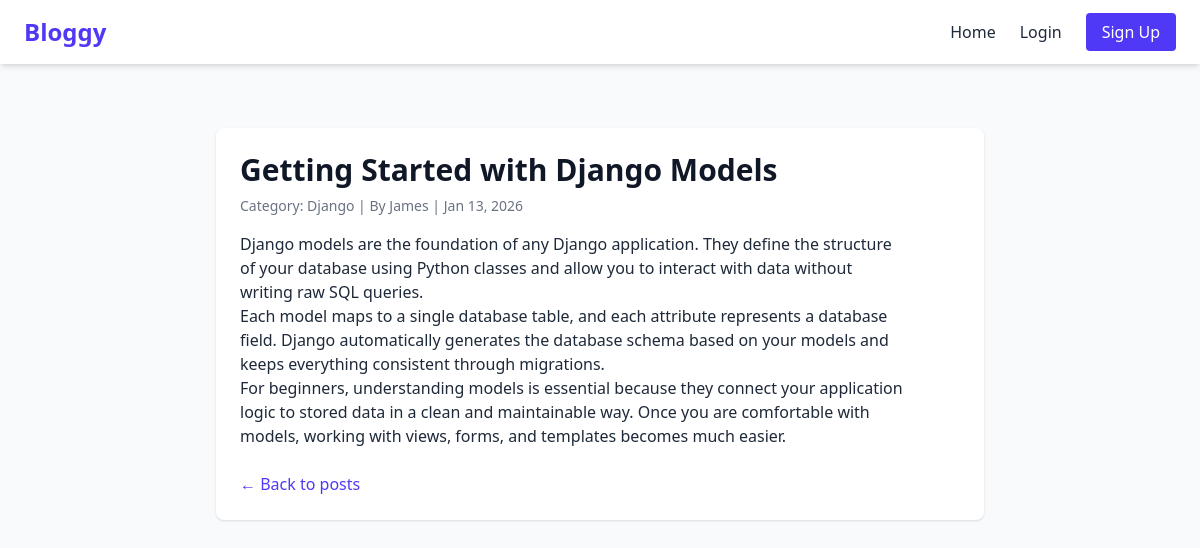
Screenshot of /bloggy/post/19/ with the database file from the repository.
### blog/models.py (models this page shows, shortened)
class Post(models.Model):
    title = models.CharField(max_length=100)
    content = models.TextField()
    category = models.ForeignKey(Category, on_delete=models.SET_NULL, null=True, blank=True)
    author = models.ForeignKey(User, on_delete=models.CASCADE)
    created_at = models.DateTimeField(auto_now_add=True)
    updated_at = models.DateTimeField(auto_now=True)

class Category(models.Model):
    name = models.CharField(max_length=100)
    slug = models.SlugField(unique=True)
    def __str__(self):
        return self.name

### blog/views.py (the view)
# urls.py: path('post/<int:post_id>/', post_detail, name='post_detail'),
def post_detail(request, post_id):
    post = get_object_or_404(Post, id=post_id)
    return render(request, 'blog/post_detail.html', {'post': post})

### blog/templates/blog/post_detail.html (shortened to what this page needs)
{% extends "base.html" %}
{% block content %}
<div class="max-w-3xl mx-auto bg-white p-6 rounded-lg shadow">
    <h1 class="text-3xl font-bold text-gray-900 mb-2">
        {{ post.title }}
    </h1>
    <p class="text-sm text-gray-500 mb-4">
        Category: {{ post.category }} |
        By {{ post.author }} |
        {{ post.created_at|date:"M d, Y" }}
    </p>
    <div class="prose max-w-none text-gray-800">
        {{ post.content|linebreaks }}
    </div>
    <div class="mt-6 flex justify-between items-center">
        <a href="{% url 'post_list' %}"
           class="text-indigo-600 hover:underline">
            ← Back to posts
        </a>
    </div>
</div>
{% endblock %}

### rows the page displays
Post: title "Getting Started with Django Models", category "Django", author "James", created_at "Jan 13, 2026", content "Django models are the foundation of any Django application. They define the structure of your database using Python classes and allow you to interact with data without writing raw SQL queries. Each model maps to a single database table, and each attribute represents a database field. Django automatically generates the database schema based on your models and keeps everything consistent through migrations. For beginners, understanding models is essential because they connect your application logic to stored data in a clean and maintainable way. Once you are comfortable with models, working with views, forms, and templates becomes much easier."
